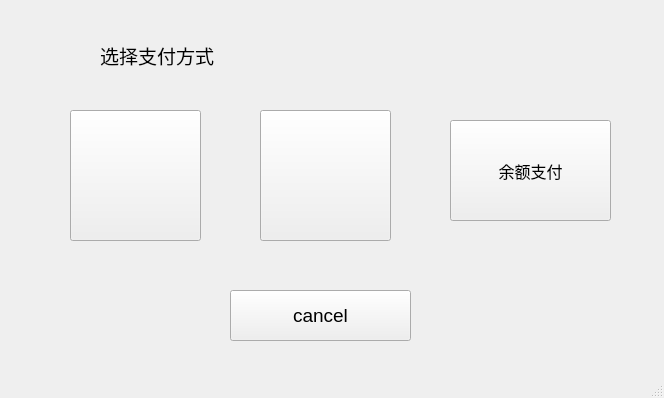
<?xml version="1.0" encoding="UTF-8"?>
<ui version="4.0">
 <class>choosepayMainWindow</class>
 <widget class="QMainWindow" name="choosepayMainWindow">
  <property name="geometry">
   <rect>
    <x>0</x>
    <y>0</y>
    <width>664</width>
    <height>398</height>
   </rect>
  </property>
  <property name="windowTitle">
   <string>MainWindow</string>
  </property>
  <widget class="QWidget" name="centralwidget">
   <widget class="QPushButton" name="pushButton">
    <property name="geometry">
     <rect>
      <x>450</x>
      <y>120</y>
      <width>161</width>
      <height>101</height>
     </rect>
    </property>
    <property name="font">
     <font>
      <pointsize>12</pointsize>
     </font>
    </property>
    <property name="text">
     <string>余额支付</string>
    </property>
   </widget>
   <widget class="QPushButton" name="pushButton_2">
    <property name="geometry">
     <rect>
      <x>70</x>
      <y>110</y>
      <width>131</width>
      <height>131</height>
     </rect>
    </property>
    <property name="styleSheet">
     <string notr="true">border-image: url(:/vxpay.jpg);</string>
    </property>
    <property name="text">
     <string/>
    </property>
   </widget>
   <widget class="QPushButton" name="pushButton_3">
    <property name="geometry">
     <rect>
      <x>260</x>
      <y>110</y>
      <width>131</width>
      <height>131</height>
     </rect>
    </property>
    <property name="styleSheet">
     <string notr="true">border-image: url(:/alipay.png);</string>
    </property>
    <property name="text">
     <string/>
    </property>
   </widget>
   <widget class="QPushButton" name="pushButton_4">
    <property name="geometry">
     <rect>
      <x>230</x>
      <y>290</y>
      <width>181</width>
      <height>51</height>
     </rect>
    </property>
    <property name="font">
     <font>
      <pointsize>14</pointsize>
     </font>
    </property>
    <property name="text">
     <string>cancel</string>
    </property>
   </widget>
   <widget class="QLabel" name="label">
    <property name="geometry">
     <rect>
      <x>100</x>
      <y>30</y>
      <width>231</width>
      <height>51</height>
     </rect>
    </property>
    <property name="font">
     <font>
      <pointsize>14</pointsize>
     </font>
    </property>
    <property name="text">
     <string>选择支付方式</string>
    </property>
   </widget>
  </widget>
  <widget class="QMenuBar" name="menubar">
   <property name="geometry">
    <rect>
     <x>0</x>
     <y>0</y>
     <width>664</width>
     <height>21</height>
    </rect>
   </property>
  </widget>
  <widget class="QStatusBar" name="statusbar"/>
 </widget>
 <resources/>
 <connections/>
</ui>
